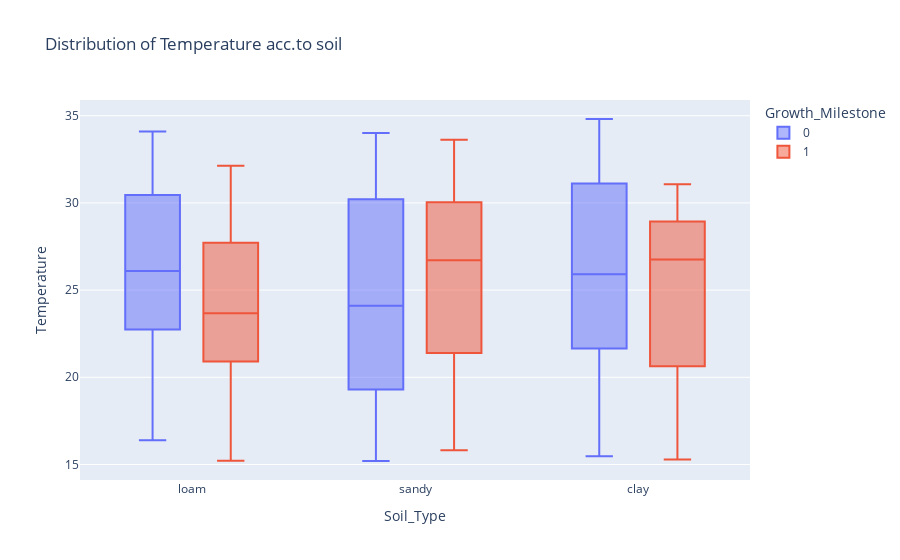

Source (notebook cell):
### Code cell
fig=px.box(df,x="Soil_Type",y="Temperature",color="Growth_Milestone",title="Distribution of Temperature acc.to soil")
fig.show()

### Figure 1 — Plotly figure (JSON) as saved in the notebook; plotly's stock layout.template omitted (floating-point values rounded to 4 significant figures)
{"data": [{"alignmentgroup": "True", "hovertemplate": "Growth_Milestone=0<br>Soil_Type=%{x}<br>Temperature=%{y}<extra></extra>", "legendgroup": "0", "marker": {"color": "#636efa"}, "name": "0", "notched": false, "offsetgroup": "0", "orientation": "v", "showlegend": true, "type": "box", "x": ["loam", "loam", "loam", "sandy", "sandy", "clay", "loam", "loam", "clay", "clay", "sandy", "clay", "sandy", "sandy", "loam", "clay", "loam", "clay", "clay", "loam", "sandy", "sandy", "clay", "clay", "clay", "clay", "sandy", "clay", "loam", "sandy", "loam", "sandy", "clay", "clay", "clay", "clay", "loam", "clay", "clay", "clay", "sandy", "clay", "clay", "sandy", "sandy", "sandy", "sandy", "loam", "sandy", "sandy", "clay", "loam", "sandy", "sandy", "loam", "clay", "sandy", "clay", "sandy", "loam", "clay", "sandy", "loam", "clay", "sandy", "loam", "clay", "sandy", "loam", "clay", "sandy", "loam", "clay", "sandy", "loam", "clay", "sandy", "loam", "clay", "sandy", "loam", "clay", "sandy", "loam", "clay", "sandy", "loam", "clay", "sandy", "loam", "clay", "sandy", "loam", "clay", "sandy", "loam", "clay"], "x0": " ", "xaxis": "x", "y": [31.72, 23.18, 18.47, 18.13, 20.0, 29.29, 34.1, 29.76, 22.12, 30.16, 15.92, 32.11, 16.96, 24.83, 24.47, 22.97, 27.32, 27.7, 15.91, 25.06, 28.17, 33.8, 24.17, 25.91, 33.83, 34.22, 33.11, 18.92, 16.39, 15.36, 16.89, 21.38, 31.9, 15.47, 31.29, 27.58, 29.7, 31.14, 34.81, 32.17, 30.02, 30.09, 25.11, 32.91, 22.78, 33.11, 16.83, 34.0, 34.01, 26.47, 20, 30, 18.3, 20.1, 31.6, 17.8, 30.8, 15.7, 23.9, 20.8, 18.9, 15.2, 26.1, 22.3, 19.6, 27.2, 17.1, 28.5, 31.7, 26.9, 20.6, 31, 27.5, 30, 17.6, 21.5, 31.5, 24.8, 27.8, 31.3, 22.6, 31.1, 20.2, 30.6, 22, 24.1, 26, 22.4, 26.3, 20.9, 24.9, 18.4, 26.8, 31.7, 28, 24.5, 21.7], "y0": " ", "yaxis": "y"}, {"alignmentgroup": "True", "hovertemplate": "Growth_Milestone=1<br>Soil_Type=%{x}<br>Temperature=%{y}<extra></extra>", "legendgroup": "1", "marker": {"color": "#EF553B"}, "name": "1", "notched": false, "offsetgroup": "1", "orientation": "v", "showlegend": true, "type": "box", "x": ["sandy", "loam", "loam", "loam", "sandy", "loam", "clay", "sandy", "clay", "clay", "sandy", "clay", "sandy", "loam", "loam", "loam", "clay", "loam", "loam", "sandy", "loam", "loam", "sandy", "loam", "clay", "sandy", "sandy", "loam", "loam", "clay", "clay", "clay", "clay", "sandy", "clay", "clay", "clay", "clay", "loam", "loam", "clay", "loam", "sandy", "sandy", "loam", "sandy", "sandy", "sandy", "loam", "sandy", "sandy", "loam", "clay", "loam", "clay", "sandy", "loam", "loam", "clay", "sandy", "loam", "clay", "sandy", "loam", "clay", "sandy", "loam", "clay", "sandy", "loam", "clay", "sandy", "loam", "clay", "sandy", "loam", "clay", "sandy", "loam", "clay", "sandy", "loam", "clay", "sandy", "loam", "clay", "sandy", "loam", "clay", "sandy", "loam", "clay", "sandy", "loam", "clay", "sandy"], "x0": " ", "xaxis": "x", "y": [28.92, 25.98, 28.2, 20.6, 26.09, 27.23, 23.39, 19.95, 15.29, 17.32, 15.81, 29.07, 24.48, 18.46, 23.68, 22.49, 27.52, 32.13, 18.26, 16.41, 27.85, 15.53, 26.72, 26.51, 22.76, 27.87, 22.72, 17.02, 28.66, 16.42, 20.64, 17.36, 28.93, 32.55, 31.07, 20.64, 18.55, 30.01, 23.25, 22.44, 30.53, 21.82, 33.62, 23.58, 17.06, 33.05, 31.53, 21.4, 15.22, 21.39, 25, 22, 26.5, 24.7, 27.4, 22.5, 19.3, 29.1, 27.6, 31.2, 24.6, 30.3, 18.7, 31.9, 25.7, 30.4, 22.8, 21.4, 19.2, 24.3, 28.9, 18.1, 22.9, 26.2, 28.2, 27.3, 19, 30.7, 20.4, 27.9, 28.7, 26.4, 18.6, 27.1, 31.4, 30.9, 28.4, 30.1, 27, 31.8, 28.6, 27.7, 20.3, 22.1, 30.5, 27.9], "y0": " ", "yaxis": "y"}], "layout": {"boxmode": "group", "legend": {"title": {"text": "Growth_Milestone"}, "tracegroupgap": 0}, "title": {"text": "Distribution of Temperature acc.to soil"}, "xaxis": {"anchor": "y", "domain": [0, 1], "title": {"text": "Soil_Type"}}, "yaxis": {"anchor": "x", "domain": [0, 1], "title": {"text": "Temperature"}}}}
